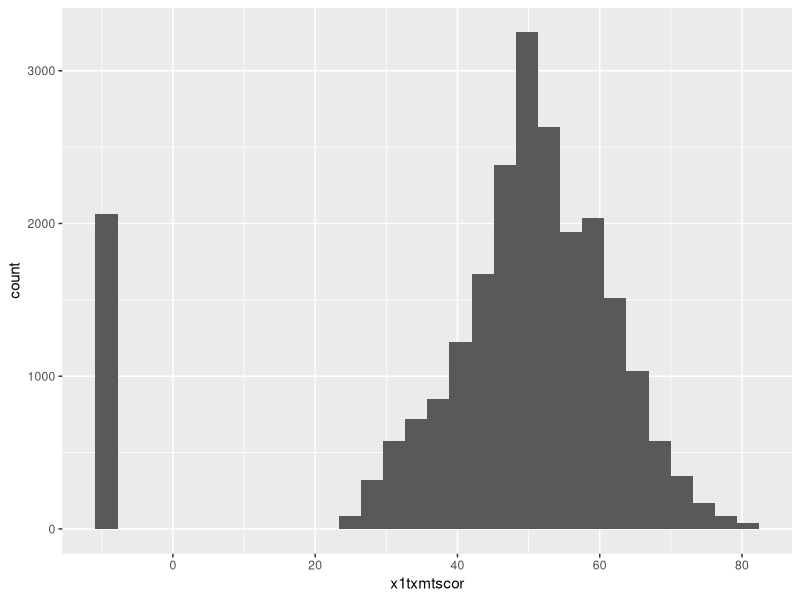

Write the R code that produced this figure. (Note: this script raises an error after producing the figure.)
## You should have these packages already, we installed them our first lesson
## but if you're not sure, run this code just in case
install.packages(c("knitr", "rmarkdown", "quarto"))

library(tidyverse)

df <- read_csv(file.path("data", "hsls-small.csv"))

ggplot(data = df) +
  geom_histogram(mapping = aes(x = x1txmtscor))





## source("06-viz-ii.R")

patch



print(df_long)
